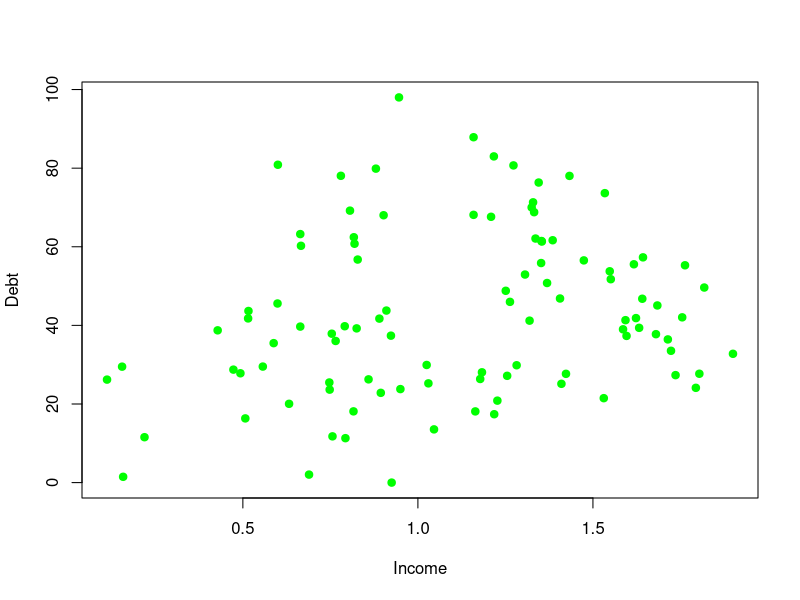
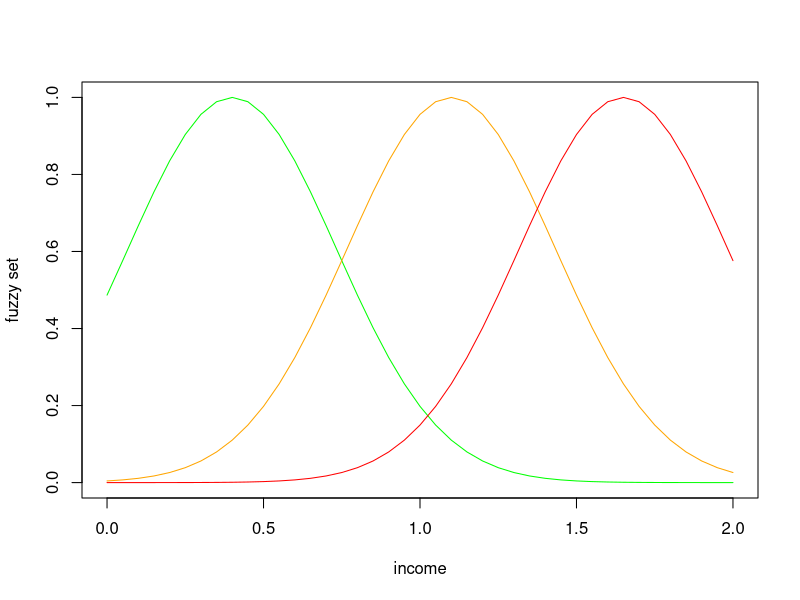
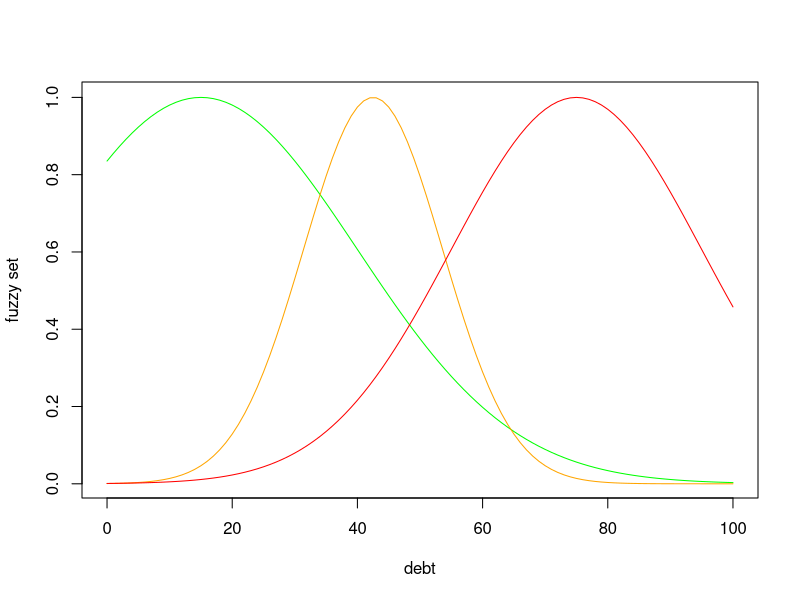
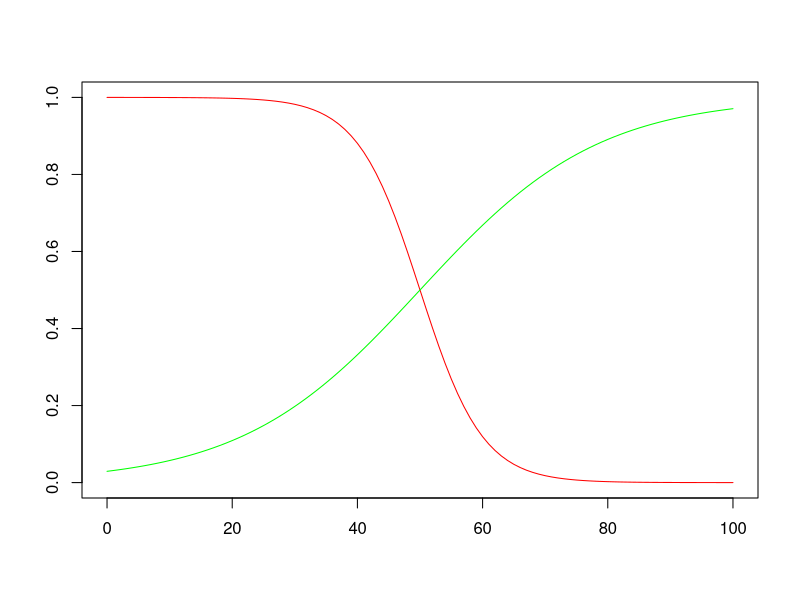

These charts were generated, in order, by the following R code: (Note: this script raises an error after producing the figures.)
## ---- chunk 1
# Read DataTugas2.csv and convert it to a List
data <- read.csv(file = "DataTugas2.csv", header = TRUE, sep = ",")
 
# Rename its columns so it would be more readable
names(data) <- c("number", "income", "debt")
 
# Preview
data
## ---- chunk 2
# Using Scattersplot with green dots color
plot(x = data$income, y = data$debt, xlab = "Income", ylab = "Debt", col = "green", pch = 19)
## ---- chunk 3
# Create a calculation function
f <- (function(x, m, var) exp(-(x - m) ** 2 / 2 * var ** 2))

# Building low income membership functions
income_low <- function(x) {
  med <- median(seq(0.0, 0.8, by = 0.05))
  var_total <- 3
  return(f(x, med, var_total))
}

# Building moderate income membership functions
income_moderate <- function(x) {
  med <- median(seq(0.7, 1.5, by = 0.05))
  var_total <- 3
  return(f(x, med, var_total))
}

# Building high income membership functions
income_high <- function(x) {
  med <- median(seq(1.3, 2.0, by = 0.05))
  var_total <- 3
  return(f(x, med, var_total))
}

# Generating plot for distribution preview
income_matrix <- matrix(data = seq(0.0, 2.0, by = 0.05))
plot(income_matrix, income_low(income_matrix), type = "l", col = "green", xlab = "income", ylab = "fuzzy set")
lines(income_matrix, income_moderate(income_matrix), col = "orange")
lines(income_matrix, income_high(income_matrix), col = "red")
## ---- chunk 4
# Building small debt membership functions
debt_small <- function(x) {
  med <- median(0:30)
  var_total <- 0.04
  return(f(x, med, var_total))
}

# Building medium debt membership functions
debt_medium <- function(x) {
  med <- median(20:65)
  var_total <- 0.09
  return(f(x, med, var_total))
}

# Building big dept membership functions
debt_big <- function(x) {
  med <- median(50:100)
  var_total <- 0.05
  return(f(x, med, var_total))
}

# Generating plot for distribution preview
debt_matrix <- matrix(data = seq(0, 100, by = 1))
plot(debt_matrix, debt_small(debt_matrix), type = "l", col = "green", xlab = "debt", ylab = "fuzzy set")
lines(debt_matrix, debt_medium(debt_matrix), col = "orange")
lines(debt_matrix, debt_big(debt_matrix), col = "red")
## ---- chunk 5
# Building an acceptance accepted membership function
acceptance_accepted <- function(x) {
  var <- 0.07
  x <- x - 50
  x <- x * var
  return((1) / (1 + exp(-x)))
}
 
# Building an acceptance declined membership function
acceptance_declined <- function(x) {
  var <- 0.2
  x <- x - 50
  x <- x * var
  return((1) / (1 + exp(x)))
}
 
# Initialize accpetance matrix for distribution preview
acceptance_matrix <- matrix(data = seq(0, 100, by = 1))
 
# Filling up acceptance matrix for accepted families
acceptance_accepted_matrix <- c()
for (x in acceptance_matrix) {
  acceptance_accepted_matrix <- c(acceptance_accepted_matrix, acceptance_accepted(x))
}
 
# Filling up acceptance matrix for declined families
acceptance_declined_matrix <- c()
for (x in acceptance_matrix) {
  acceptance_declined_matrix <- c(acceptance_declined_matrix, acceptance_declined(x))
}
 
# Distribution preview
plot(acceptance_matrix, acceptance_declined_matrix, type = "l", col = "red", xlab = "", ylab = "")
lines(acceptance_matrix, acceptance_accepted_matrix, col = "green")
## ---- chunk 6
# Define acceptance
acceptance_sequence <- c("accepted", "accepted", "accepted", "accepted", "declined", "declined", "declined", "declined", "declined")
 
# Convert acceptance into a matrix
fuzzy_rule <- matrix(acceptance_sequence, nrow = 3, ncol = 3, byrow = TRUE)
 
# Rename them all
colnames(fuzzy_rule) <- c("debt_small", "debt_medium", "debt_big")
rownames(fuzzy_rule) <- c("income_low", "income_moderate", "income_high")
 
# Preview
fuzzy_rule
## ---- chunk 7
# Initialize linguistic variables
income_low_list <- c()
income_moderate_list <- c()
income_high_list <- c()

debt_small_list <- c()
debt_medium_list <- c()
debt_big_list <- c()

# Disable scientific notation
options(scipen = 100)

# Apply each membership functions
for (income in data$income) {
  income_low_list <- c(income_low_list, income_low(income))
  income_moderate_list <- c(income_moderate_list, income_moderate(income))
  income_high_list <- c(income_high_list, income_high(income))
}

for (debt in data$debt) {
  debt_small_list <- c(debt_small_list, debt_small(debt))
  debt_medium_list <- c(debt_medium_list, debt_medium(debt))
  debt_big_list <- c(debt_big_list, debt_big(debt))
}

# Building a data frame
fuzzy_value <- data.frame(
  row.names = 1:100,
  
  income_low = income_low_list,
  income_moderate = income_moderate_list,
  income_high = income_high_list,
  
  debt_small = debt_small_list,
  debt_medium = debt_medium_list,
  debt_big = debt_big_list
)

# Preview
fuzzy_value
## ---- chunk 8
# Building an inference for fuzzy_output
inference <- function(data) {
  data <- as.vector(data)

  income_keys <- c("income_low", "income_moderate", "income_high")
  income <- data[income_keys]
  
  debt_keys <- c("debt_small", "debt_medium", "debt_big")
  debt <- data[debt_keys]
  
  result <- list(accepted = c(), declined = c())
  
  for (income_key in income_keys) {
    for (debt_key in debt_keys) {
      inference_key <- fuzzy_rule[income_key,][[debt_key]]
      inference_val <- min(data[income_key], data[debt_key])
      result[[inference_key]] <- c(result[[inference_key]], inference_val)
    }
  }
  
  result$accepted <- max(result$accepted)
  result$declined <- max(result$declined)
  
  return(result)
}

# Apply inference to each fuzzy_value
fuzzy_output <- list(accepted = c(), declined = c())
for (index in 1:100) {
  infer <- inference(fuzzy_value[index,])
  fuzzy_output$accepted <- c(fuzzy_output$accepted, infer$accepted)
  fuzzy_output$declined <- c(fuzzy_output$declined, infer$declined)
}

# Convert fuzzy_output into a data frame
fuzzy_output <- data.frame(row.names = 1:100, accepted = fuzzy_output$accepted, declined = fuzzy_output$declined)

# Preview
fuzzy_output
## ---- chunk 9
defuzzification <- function(data) {
  data_point <- seq(1, 100, by = 1)
  data_value <- c()
  
  for (point in data_point) {
    accepted <- min(acceptance_accepted(point), data$accepted)
    declined <- min(acceptance_declined(point), data$declined)
    
    data_value <- c(data_value, max(accepted, declined))
  }
  
  return(sum(data_point * data_value) / (sum(data_value)))
}

acceptance_data <- c()
for (index in 1:100) {
  output <- fuzzy_output[index,]
  acceptance_data <- c(acceptance_data, defuzzification(output))
}

acceptance_data <- data.frame(row.names = 1:100, acceptance = acceptance_data)

acceptance_data
## ---- chunk 10
data$acceptance <- acceptance_data$acceptance

data
## ---- chunk 11
accepted_families <- rev(order(data$acceptance))[1:20]
#declined_families <- data$acceptance[!(accepted_families %in% 1:100)]

plot(data[accepted_families,]$income, data[accepted_families,]$debt, col = "green", pch = 19, xlab = "income", ylab = "debt")
par(new = TRUE)
plot(data$income, data$debt, col = "red", pch = 19, axes = FALSE, xlab = "", ylab = "")
